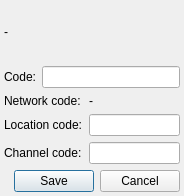
<?xml version="1.0" encoding="UTF-8"?>
<ui version="4.0">
 <class>Entity</class>
 <widget class="QDialog" name="Entity">
  <property name="geometry">
   <rect>
    <x>0</x>
    <y>0</y>
    <width>184</width>
    <height>196</height>
   </rect>
  </property>
  <property name="windowTitle">
   <string>New entity</string>
  </property>
  <property name="modal">
   <bool>true</bool>
  </property>
  <layout class="QVBoxLayout" name="verticalLayout_2">
   <property name="margin">
    <number>4</number>
   </property>
   <item>
    <widget class="QLabel" name="label">
     <property name="font">
      <font>
       <pointsize>9</pointsize>
      </font>
     </property>
     <property name="text">
      <string>-</string>
     </property>
    </widget>
   </item>
   <item>
    <layout class="QHBoxLayout" name="horizontalLayout">
     <item>
      <widget class="QLabel" name="label_2">
       <property name="font">
        <font>
         <pointsize>9</pointsize>
        </font>
       </property>
       <property name="text">
        <string>Code:</string>
       </property>
       <property name="buddy">
        <cstring>lineEditCode</cstring>
       </property>
      </widget>
     </item>
     <item>
      <widget class="QLineEdit" name="lineEditCode">
       <property name="font">
        <font>
         <pointsize>9</pointsize>
        </font>
       </property>
      </widget>
     </item>
    </layout>
   </item>
   <item>
    <widget class="QFrame" name="frame">
     <property name="font">
      <font>
       <pointsize>9</pointsize>
      </font>
     </property>
     <property name="frameShape">
      <enum>QFrame::NoFrame</enum>
     </property>
     <property name="frameShadow">
      <enum>QFrame::Plain</enum>
     </property>
     <layout class="QVBoxLayout" name="verticalLayout">
      <property name="margin">
       <number>0</number>
      </property>
      <item>
       <layout class="QFormLayout" name="formLayout">
        <item row="0" column="0">
         <widget class="QLabel" name="label_3">
          <property name="font">
           <font>
            <pointsize>9</pointsize>
           </font>
          </property>
          <property name="text">
           <string>Network code:</string>
          </property>
         </widget>
        </item>
        <item row="1" column="0">
         <widget class="QLabel" name="label_4">
          <property name="font">
           <font>
            <pointsize>9</pointsize>
           </font>
          </property>
          <property name="text">
           <string>Location code:</string>
          </property>
          <property name="buddy">
           <cstring>lineEditLocationCode</cstring>
          </property>
         </widget>
        </item>
        <item row="1" column="1">
         <widget class="QLineEdit" name="lineEditLocationCode">
          <property name="font">
           <font>
            <pointsize>9</pointsize>
           </font>
          </property>
         </widget>
        </item>
        <item row="2" column="0">
         <widget class="QLabel" name="label_5">
          <property name="font">
           <font>
            <pointsize>9</pointsize>
           </font>
          </property>
          <property name="text">
           <string>Channel code:</string>
          </property>
          <property name="buddy">
           <cstring>lineEditChannelCode</cstring>
          </property>
         </widget>
        </item>
        <item row="2" column="1">
         <widget class="QLineEdit" name="lineEditChannelCode">
          <property name="font">
           <font>
            <pointsize>9</pointsize>
           </font>
          </property>
         </widget>
        </item>
        <item row="0" column="1">
         <widget class="QLabel" name="labelNetworkCode">
          <property name="font">
           <font>
            <pointsize>9</pointsize>
           </font>
          </property>
          <property name="text">
           <string>-</string>
          </property>
         </widget>
        </item>
       </layout>
      </item>
     </layout>
    </widget>
   </item>
   <item>
    <widget class="QDialogButtonBox" name="buttonBox">
     <property name="font">
      <font>
       <pointsize>9</pointsize>
      </font>
     </property>
     <property name="orientation">
      <enum>Qt::Horizontal</enum>
     </property>
     <property name="standardButtons">
      <set>QDialogButtonBox::Cancel|QDialogButtonBox::Save</set>
     </property>
    </widget>
   </item>
  </layout>
 </widget>
 <resources/>
 <connections/>
</ui>
